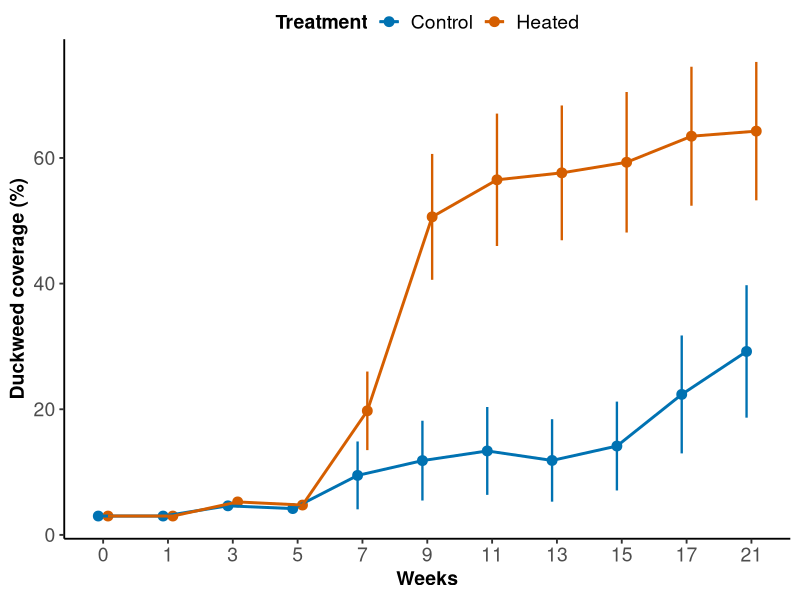
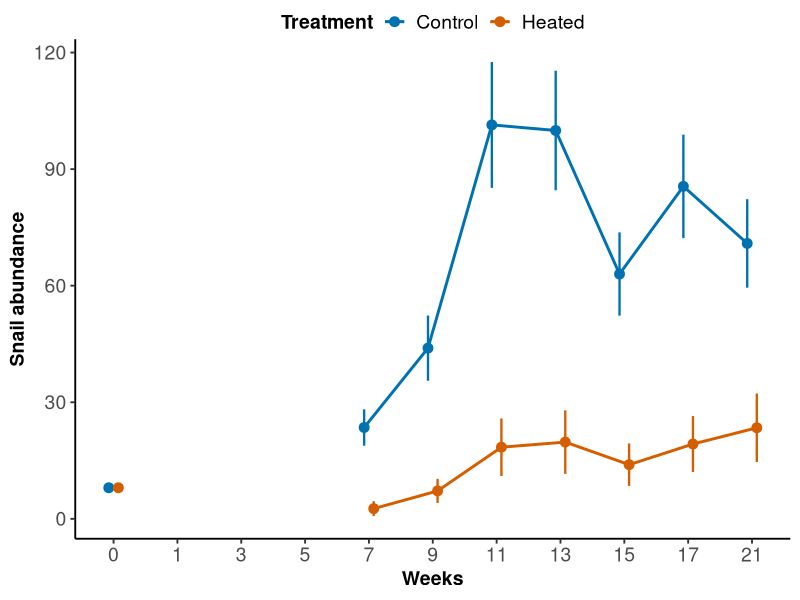

Generate these figures, in order, with R:
## ---- chunk 1
library(dplyr)
library(ggplot2)
library(plotrix)
library(lme4)
library(car)
library(readr)
library(ggpubr)
library(readxl)
## ---- chunk 2
df <- read.table("data_coverage_snail.txt", sep = "\t", header = TRUE)
## ---- chunk 3
all_tp <- sort(unique(df$timepoint))

cols <- scale_color_manual(
  name = "Treatment",
  values = c("control" = "#0072B2", "heated" = "#D55E00"),
  labels = c("Control", "Heated")
)

pos <- position_dodge(0.3)

base_theme <- theme_classic(base_size = 14) +
  theme(
    axis.title = element_text(face = "bold", size = 14),
    axis.text  = element_text(size = 14),
    legend.position = "top",
    legend.box = "vertical",
    legend.title = element_text(face = "bold", size = 14),
    legend.text  = element_text(size = 14),
    legend.margin = margin(b = -10)
  )
## ---- chunk 4
# Summary statistics
mdata.plot <- df %>%
  group_by(timepoint, treatment) %>%
  summarise(
    coverage_av = mean(duckweed_coverage, na.rm = TRUE),
    coverage_se = plotrix::std.error(duckweed_coverage, na.rm = TRUE),
    .groups = "drop"
  ) %>%
  mutate(timepoint_f = factor(timepoint, levels = all_tp))

# Coverage plot
px_coverage <- ggplot(mdata.plot, aes(
  x = timepoint_f,
  y = coverage_av,
  color = treatment,
  group = treatment
)) +
  geom_errorbar(
    aes(ymin = coverage_av - coverage_se, ymax = coverage_av + coverage_se),
    width = 0, linewidth = 0.8,
    position = pos,
    na.rm = TRUE
  ) +
  geom_point(size = 3, position = pos, na.rm = TRUE) +
  geom_line(linewidth = 1, position = pos, na.rm = TRUE) +
  cols +
  scale_x_discrete(name = "Weeks", drop = FALSE) +
  labs(y = "Duckweed coverage (%)") +
  base_theme

px_coverage
## ---- chunk 5
df_model <- df %>%
  filter(!timepoint %in% c(0, 1))

model <- lmer(duckweed_coverage ~ treatment * timepoint + (1|block) + (1|pond), data = df_model)
Anova(model, test = "F")
summary(model)
## ---- chunk 6
# Summary statistics
mdata.snail.time <- df %>%
  mutate(snail_num = parse_number(as.character(snail), locale = locale(decimal_mark = ","))) %>%
  filter(!is.na(timepoint), !is.na(treatment)) %>%
  group_by(timepoint, treatment) %>%
  summarise(
    n = sum(!is.na(snail_num)),
    snail_av = ifelse(n > 0, mean(snail_num, na.rm = TRUE), NA_real_),
    snail_se = ifelse(n > 1, plotrix::std.error(snail_num, na.rm = TRUE), NA_real_),
    .groups = "drop"
  ) %>%
  mutate(timepoint_f = factor(timepoint, levels = all_tp))

# Snail plot
px_snail_time <- ggplot(mdata.snail.time, aes(
  x = timepoint_f,
  y = snail_av,
  color = treatment,
  group = treatment
)) +
  geom_errorbar(
    aes(ymin = snail_av - snail_se, ymax = snail_av + snail_se),
    width = 0, linewidth = 0.8,
    position = pos,
    na.rm = TRUE
  ) +
  geom_point(size = 3, position = pos, na.rm = TRUE) +
  geom_line(linewidth = 1, position = pos, na.rm = TRUE) +
  cols +
  scale_x_discrete(name = "Weeks", drop = FALSE) +
  labs(y = "Snail abundance") +
  base_theme

px_snail_time
## ---- chunk 7
df_snail_model <- df %>%
  mutate(snail_num = parse_number(as.character(snail), locale = locale(decimal_mark = ","))) %>%
  filter(
    !timepoint %in% c(0,1),
    !is.na(snail_num)
  )

model_snail <- lmer(
  snail_num ~ treatment * timepoint + (1|block) + (1|pond),
  data = df_snail_model
)

Anova(model_snail, test = "F")
summary(model_snail)
## ---- chunk 8
# Correlation between duckweed and snails
model_corr <- lmer(duckweed_coverage ~ snail_num + (1|block) + (1|pond), data = df_snail_model)
Anova(model_corr, test = "F")
summary(model_corr)
